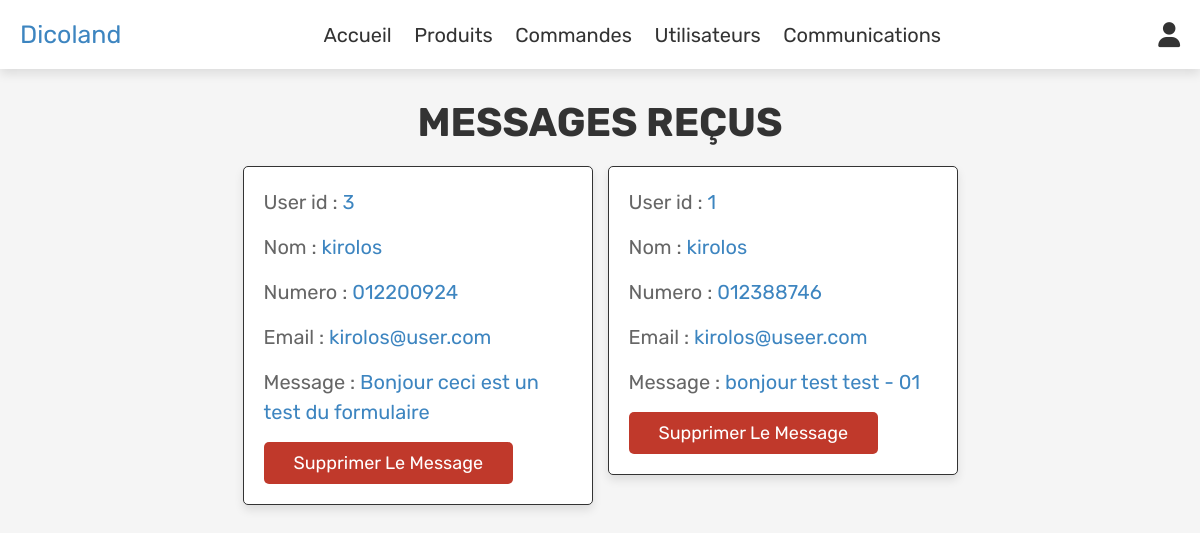
Page /admin_contacts.php (signed in) on the committed database.
### tables this page shows
CREATE TABLE `message` (
  `id` int(100) NOT NULL,
  `user_id` int(100) NOT NULL,
  `name` varchar(100) NOT NULL,
  `email` varchar(100) NOT NULL,
  `number` varchar(12) NOT NULL,
  `message` varchar(500) NOT NULL
);

### admin_contacts.php (the view, shortened to what this page needs)
<?php
include 'config.php';
?>
<!DOCTYPE html>
<html lang="en">
<head>
   <link rel="stylesheet" href="https://cdnjs.cloudflare.com/ajax/libs/font-awesome/6.0.0/css/all.min.css">
   <link rel="stylesheet" href="css/admin_style.css">
</head>
<body>
<?php include 'admin_header.php'; ?>
<section class="messages">
   <h1 class="title"> Messages reçus </h1>
   <div class="box-container">
   <?php
      $select_message = mysqli_query($conn, "SELECT * FROM `message`") or die('query failed');
      if(mysqli_num_rows($select_message) > 0){
         while($fetch_message = mysqli_fetch_assoc($select_message)){
   ?>
   <div class="box">
      <p> User id : <span><?php echo $fetch_message['user_id']; ?></span> </p>
      <p> Nom : <span><?php echo $fetch_message['name']; ?></span> </p>
      <p> Numero : <span><?php echo $fetch_message['number']; ?></span> </p>
      <p> Email : <span><?php echo $fetch_message['email']; ?></span> </p>
      <p> Message : <span><?php echo $fetch_message['message']; ?></span> </p>
      <a href="admin_contacts.php?delete=<?php echo $fetch_message['id']; ?>" onclick="return confirm('supprimer ce message?');" class="delete-btn">supprimer le message</a>
   </div>
   <?php
      };
   }else{
      echo '<p class="empty">Pas de message reçu :/</p>';
   }
   ?>
   </div>
</section>
</body>
</html>

### css/admin_style.css (style rules this page uses)
:root { --purple:#3d85c0; --red:#c0392b; --orange:#f39c12; --black:#333; --white:#fff; --light-color:#666; --light-white:#ccc; --light-bg:#f5f5f5; --border:.1rem solid var(--black); --box-shadow:0 .5rem 1rem rgba(0,0,0,.1); }
* { font-family: 'Rubik', sans-serif; margin:0; padding:0; box-sizing: border-box; outline: none; border:none; text-decoration: none; transition:all .2s linear; }
html { font-size: 62.5%; overflow-x: hidden; }
body { background-color: var(--light-bg); }
section { padding:3rem 2rem; }
.title { text-align: center; margin-bottom: 2rem; text-transform: uppercase; color:var(--black); font-size: 4rem; }
.btn, .option-btn, .delete-btn, .white-btn { display: inline-block; margin-top: 1rem; padding:1rem 3rem; cursor: pointer; color:var(--white); font-size: 1.8rem; border-radius: .5rem; text-transform: capitalize; }
.delete-btn { background-color: var(--red); }
.messages .box-container { display: grid; grid-template-columns: repeat(auto-fit, 35rem); justify-content: center; gap:1.5rem; max-width: 1200px; margin:0 auto; align-items: flex-start; }
.messages .box-container .box { background-color: var(--white); padding:2rem; border:var(--border); box-shadow: var(--box-shadow); border-radius: .5rem; }
.messages .box-container .box p { padding-bottom: 1.5rem; font-size: 2rem; color:var(--light-color); line-height: 1.5; }
.messages .box-container .box p span { color:var(--purple); }
.messages .box-container .box .delete-btn { margin-top: 0; }

### rows in the picture
message: user "3", name "kirolos", number "012200924", email "kirolos@user.com", message "Bonjour ceci est un test du formulaire"
message: user "1", name "kirolos", number "012388746", email "kirolos@useer.com", message "bonjour test test - 01"
